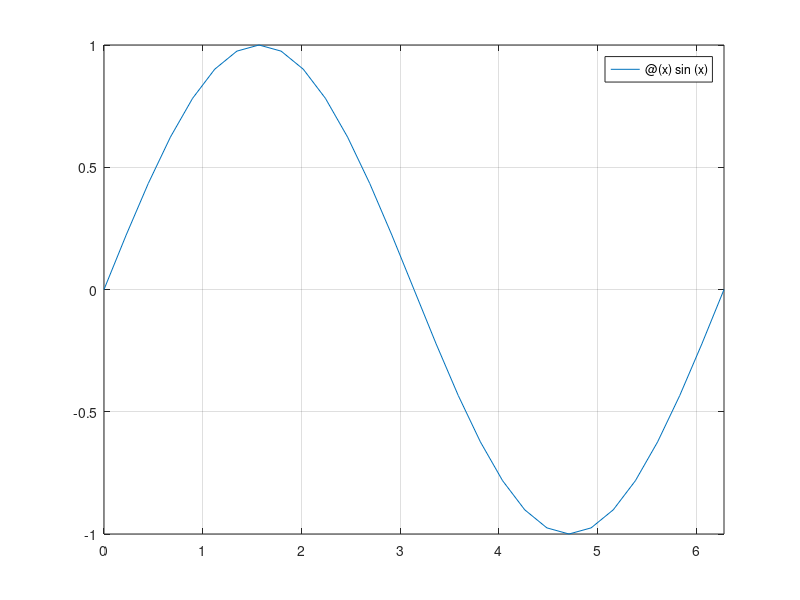

Source code (MATLAB): (Note: this script raises an error after producing the figure.)
f = @(x) sin(x);
dx = 0.01;
x = 0:dx:2 * pi;

% metoda prostokatow

tic
C_1 = sum(f(x)) * dx
toc
figure(1)
fplot(f, [0, 2 * pi])
grid on
hold on
yline(0, 'Color', 'blue')

for i = 1:(2 * pi / dx)
    line([x(i), x(i), x(i + 1), x(i + 1)], [0, f((x(i))), f(x(i)), 0], 'Color', 'blue')
end

% metoda trapezów

tic
C_2 = (sum(f(x)) - (f(x(1)) - f(x(end))) / 2) * dx
toc

% matlab

tic
C_3 = integral(f, x(1), x(end))
toc

tic
C_4 = quad(f, x(1), x(end))
toc
